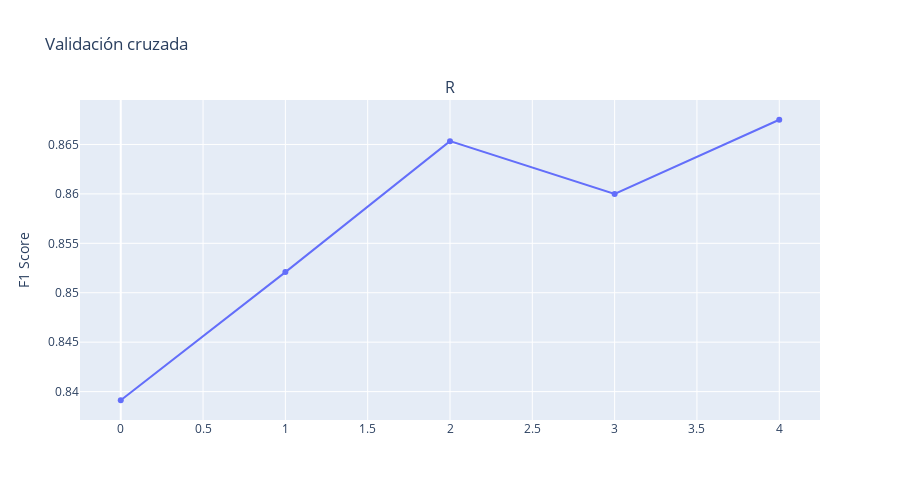

Notebook code for this chart:
### Code cell
# utilizaremos validacion cruzada para dividir el conjunto de datos en 5 partes iguales para entrenar y evaluar la capacidad de generalizacion, evitando sobreajuste y nos ayuda a detectar problemas de cesgo en los datos

x_train, x_test, y_train, y_test = train_test_split(x, y, test_size=0.2, random_state=42)

regresion_logistica = Pipeline(steps=[
    ('scale', StandardScaler()), 
    ('LR', LogisticRegression(random_state=42))
])
regresion_logistica.fit(x_train, y_train)

# Serializo el modelo con pickle
with open("../model/regresion_logistica.pkl", "wb") as f:
    pickle.dump(regresion_logistica, f)


f1_cross_val_scores = cross_val_score(regresion_logistica,x_train,y_train,cv=5,scoring='f1')

fig = make_subplots(rows=1, cols=1,shared_xaxes=True,subplot_titles=('Regresion Logistica score'))
fig.add_trace(
    go.Scatter(x=list(range(0,len(f1_cross_val_scores))),y=f1_cross_val_scores,name='Regresión Logistica'),
    row=1, col=1
)

fig.update_layout(height=500, width=900, title_text="Validación cruzada")
fig.update_yaxes(title_text="F1 Score")
fig.show()

### Figure 1 — Plotly figure (JSON) as saved in the notebook; plotly's stock layout.template omitted (floating-point values rounded to 4 significant figures)
{"data": [{"name": "Regresión Logistica", "type": "scatter", "x": [0, 1, 2, 3, 4], "xaxis": "x", "y": [0.8391, 0.8521, 0.8653, 0.86, 0.8675], "yaxis": "y"}], "layout": {"annotations": [{"font": {"size": 16}, "showarrow": false, "text": "R", "x": 0.5, "xanchor": "center", "xref": "paper", "y": 1, "yanchor": "bottom", "yref": "paper"}], "height": 500, "title": {"text": "Validación cruzada"}, "width": 900, "xaxis": {"anchor": "y", "domain": [0, 1]}, "yaxis": {"anchor": "x", "domain": [0, 1], "title": {"text": "F1 Score"}}}}
